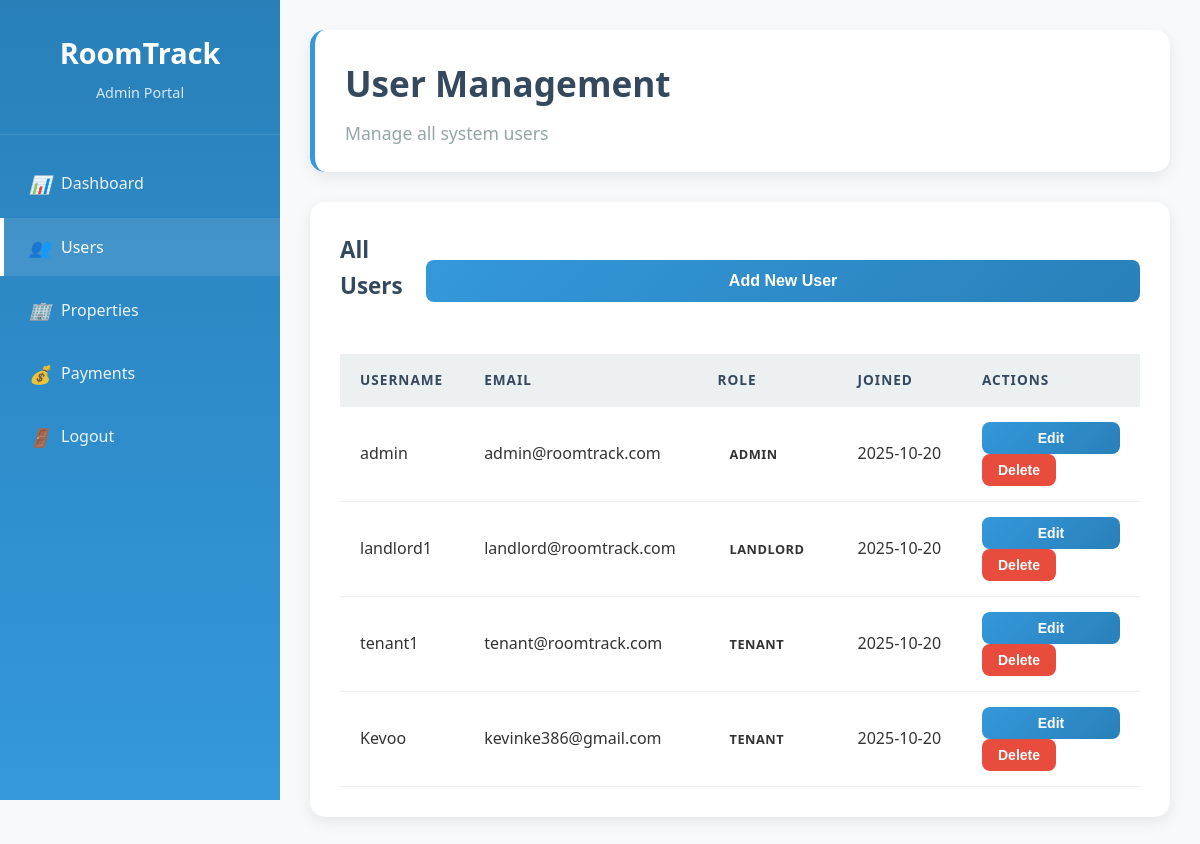
Before: /admin/users (signed in) with the older database file.
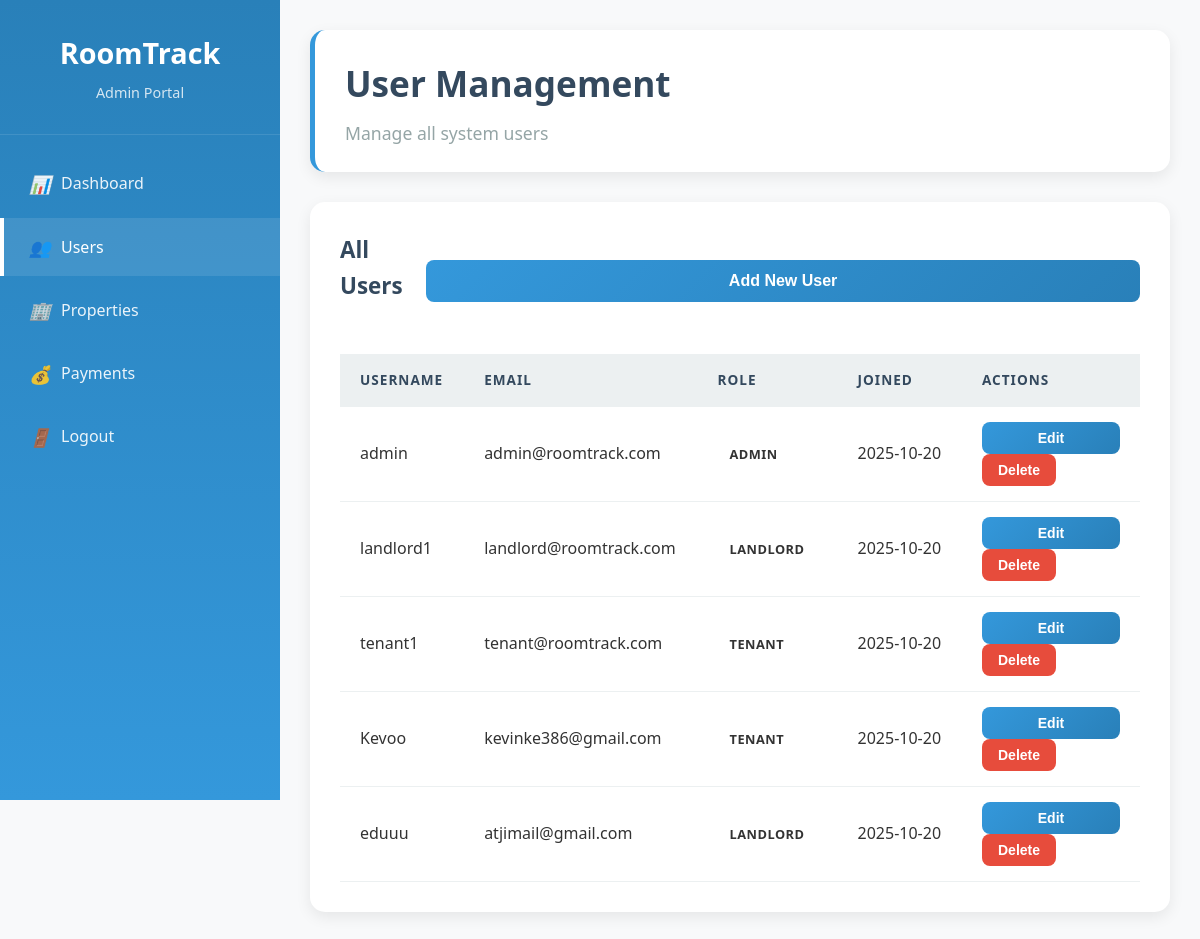
After: the same page with the newer database file.
### models.py (models this page shows)
class User(UserMixin, db.Model):
    id = db.Column(db.Integer, primary_key=True)
    username = db.Column(db.String(80), unique=True, nullable=False)
    email = db.Column(db.String(120), unique=True, nullable=False)
    password = db.Column(db.String(200), nullable=False)
    role = db.Column(db.String(20), nullable=False)  # admin, landlord, tenant
    full_name = db.Column(db.String(200))
    id_number = db.Column(db.String(50))
    passport_number = db.Column(db.String(50))
    phone = db.Column(db.String(20))
    created_at = db.Column(db.DateTime, default=datetime.utcnow)
    landlord_properties = db.relationship('Property', backref='landlord', lazy=True)
    tenant_leases = db.relationship('Lease', backref='tenant', lazy=True, foreign_keys='Lease.tenant_id')
    maintenance_requests = db.relationship('MaintenanceRequest', backref='tenant', lazy=True)

### app.py (the view)
@app.route('/admin/users')
@login_required
def admin_users():
    if current_user.role != 'admin':
        return redirect(url_for('index'))
    users = User.query.all()
    return render_template('admin/users.html', users=users)

### app.py (called while the page is built)
@login_manager.user_loader
def load_user(user_id):
    return User.query.get(int(user_id))

### templates/admin/users.html (shortened to what this page needs)
<!DOCTYPE html>
<html lang="en">
<head>
    <link rel="stylesheet" href="{{ url_for('static', filename='css/style.css') }}">
</head>
<body>
    <div class="dashboard">
        <div class="sidebar">
            <div class="sidebar-header">
                <h2>RoomTrack</h2>
                <p>Admin Portal</p>
            </div>
            <ul class="sidebar-nav">
                <li><a href="{{ url_for('admin_dashboard') }}"><i>📊</i> Dashboard</a></li>
                <li><a href="#" class="active"><i>👥</i> Users</a></li>
                <li><a href="#"><i>🏢</i> Properties</a></li>
                <li><a href="#"><i>💰</i> Payments</a></li>
                <li><a href="{{ url_for('logout') }}"><i>🚪</i> Logout</a></li>
            </ul>
        </div>
        <div class="main-content">
            <div class="header">
                <h1>User Management</h1>
                <p>Manage all system users</p>
            </div>
            <div class="table-container">
                <div style="display: flex; justify-content: between; align-items: center; margin-bottom: 25px;">
                    <h3>All Users</h3>
                    <button class="btn btn-primary" onclick="openCreateUserModal()">Add New User</button>
                </div>
                <table>
                    <thead>
                        <tr>
                            <th>Username</th>
                            <th>Email</th>
                            <th>Role</th>
                            <th>Joined</th>
                            <th>Actions</th>
                        </tr>
                    </thead>
                    <tbody>
                        {% for user in users %}
                        <tr>
                            <td>{{ user.username }}</td>
                            <td>{{ user.email }}</td>
                            <td>
                                <span class="status-badge status-{{ user.role }}">
                                    {{ user.role }}
                                </span>
                            </td>
                            <td>{{ user.created_at.strftime('%Y-%m-%d') }}</td>
                            <td>
                                <button class="btn btn-sm btn-primary">Edit</button>
                                <button class="btn btn-sm btn-danger">Delete</button>
                            </td>
                        </tr>
                        {% endfor %}
                    </tbody>
                </table>
            </div>
        </div>
    </div>
</body>
</html>

### static/css/style.css (style rules this page uses)
:root { --primary-blue: #3498db; --dark-blue: #2980b9; --light-blue: #ecf0f1; --white: #ffffff; --gray: #95a5a6; --dark-gray: #34495e; --success: #27ae60; --warning: #f39c12; --danger: #e74c3c; --light-gray: #f8f9fa; }
* { margin: 0; padding: 0; box-sizing: border-box; }
body { font-family: 'Segoe UI', Tahoma, Geneva, Verdana, sans-serif; background-color: var(--light-gray); color: #333; line-height: 1.6; }
.btn { padding: 12px 30px; border: none; border-radius: 8px; font-size: 16px; font-weight: 600; cursor: pointer; transition: all 0.3s ease; text-decoration: none; display: inline-flex; align-items: center; justify-content: center; gap: 8px; }
.btn-primary { background: linear-gradient(135deg, var(--primary-blue), var(--dark-blue)); color: var(--white); width: 100%; }
.btn-danger { background-color: var(--danger); color: var(--white); }
.btn-sm { padding: 8px 16px; font-size: 14px; }
.dashboard { display: flex; min-height: 100vh; }
.sidebar { width: 280px; background: linear-gradient(180deg, var(--dark-blue), var(--primary-blue)); color: var(--white); padding: 0; position: fixed; height: 100vh; overflow-y: auto; }
.sidebar-header { padding: 30px 25px; border-bottom: 1px solid rgba(255,255,255,0.1); text-align: center; }
.sidebar-header h2 { color: var(--white); margin-bottom: 5px; font-size: 1.8em; }
.sidebar-header p { color: rgba(255,255,255,0.8); font-size: 0.9em; }
.sidebar-nav { list-style: none; margin-top: 20px; }
.sidebar-nav li { margin-bottom: 5px; }
.sidebar-nav a { display: flex; align-items: center; padding: 15px 25px; color: rgba(255,255,255,0.9); text-decoration: none; transition: all 0.3s ease; border-left: 4px solid transparent; }
.sidebar-nav a:hover, .sidebar-nav a.active { background: rgba(255,255,255,0.1); color: var(--white); border-left-color: var(--white); }
.sidebar-nav i { margin-right: 12px; width: 20px; text-align: center; font-size: 1.1em; }
.main-content { flex: 1; margin-left: 280px; padding: 30px; background-color: var(--light-gray); min-height: 100vh; }
.header { background: var(--white); padding: 25px 30px; border-radius: 15px; box-shadow: 0 5px 15px rgba(0,0,0,0.08); margin-bottom: 30px; border-left: 5px solid var(--primary-blue); }
.header h1 { color: var(--dark-gray); margin-bottom: 8px; font-size: 2.2em; }
.header p { color: var(--gray); font-size: 1.1em; }
.table-container { background: var(--white); padding: 30px; border-radius: 15px; box-shadow: 0 5px 15px rgba(0,0,0,0.08); overflow: hidden; }
.table-container h3 { color: var(--dark-gray); margin-bottom: 25px; font-size: 1.4em; }
table { width: 100%; border-collapse: collapse; margin-top: 10px; }
th, td { padding: 15px 20px; text-align: left; border-bottom: 1px solid var(--light-blue); }
th { background-color: var(--light-blue); color: var(--dark-gray); font-weight: 600; text-transform: uppercase; font-size: 0.85em; letter-spacing: 1px; }
.status-badge { padding: 6px 12px; border-radius: 20px; font-size: 0.8em; font-weight: 600; text-transform: uppercase; letter-spacing: 0.5px; }

Changed rows visible on the page:
added User: username "eduuu", email "atjimail@gmail.com", role "LANDLORD", created_at "2025-10-20"
